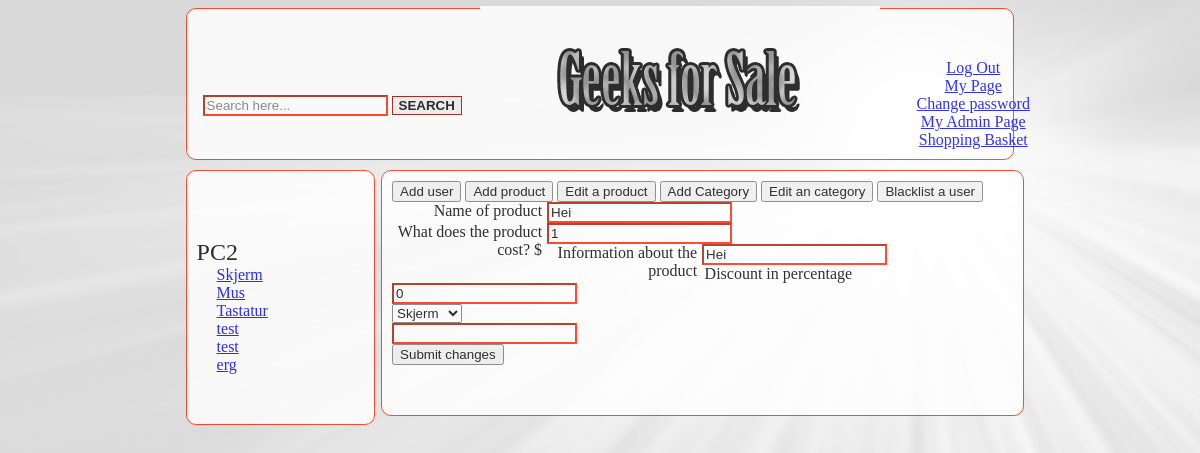
Page /admin-changeProduct.php?id=1 (signed in) on the committed database.
### tables this page shows
CREATE TABLE IF NOT EXISTS `productcategory` (
  `id` int(10) unsigned NOT NULL AUTO_INCREMENT,
  `categoryName` text NOT NULL,
  `visible` tinyint(1) NOT NULL DEFAULT '1',
  PRIMARY KEY (`id`)
);

CREATE TABLE IF NOT EXISTS `subcategory` (
  `id` int(10) unsigned NOT NULL AUTO_INCREMENT,
  `name` text NOT NULL,
  `categoryid` int(11) NOT NULL,
  `visible` tinyint(1) NOT NULL DEFAULT '1',
  PRIMARY KEY (`id`),
  KEY `categoryid` (`categoryid`)
);

CREATE TABLE IF NOT EXISTS `products` (
  `id` int(10) unsigned NOT NULL AUTO_INCREMENT,
  `price` int(10) unsigned NOT NULL,
  `pictures` text NOT NULL,
  `name` text NOT NULL,
  `info` text NOT NULL,
  `onStock` int(10) unsigned NOT NULL,
  `forSale` tinyint(1) NOT NULL,
  `rabatt` int(10) unsigned NOT NULL,
  `categoriID` int(10) unsigned NOT NULL,
  PRIMARY KEY (`id`)
);

### admin-changeProduct.php (the view, shortened to what this page needs)
<?php
include 'Geeksforsaletop.php';
?>
<div id= "content">
	<?php
		include 'admin-buttons.php';
		$sql = 'SELECT * FROM products where id = :id';
		$sth = $db->prepare($sql);
		$sth->bindValue(':id', $_GET['id']);
		$affectedRows = $sth->execute();
		$sth->setFetchMode(PDO::FETCH_ASSOC);
		$line = __LINE__;
		$row = $sth->fetch();
		if($affectedRows == 1)
		{
			?>
			<form action="admin-addProducts.php" method="post"
    		enctype="multipart/form-data">
				<label for="name">Name of product</label>
				<input type="text" name="name" required="required" value="<?php echo $row['name'];?>"/><br/>
				<label for="price">What does the product cost? $</label>
				<input type="number" name="Price" required="required" value="<?php echo $row['price'];?>"/><br/>
				<label for="information">Information about the product</label>
				<input type="text" name="information" required="required" value="<?php echo $row['info'];?>"/><br/>
				<label for="rabatt">Discount in percentage</label>
				<input type="number" name="rabatt" required="required" value="<?php echo $row['rabatt'];?>"/><br/>
	    	<select name="subcategory" selected="<?php echo $row['categoriID'];?>">
		      <?php
		      $sql = 'select name from subcategory';
		      $sth = $db->prepare($sql);
		      $sth->execute();
		      $sth->setFetchMode(PDO::FETCH_ASSOC);
		      while($row = $sth->fetch()){
		        echo "<option value=\"".$row['name']."\">".$row['name']."</option>";
		      }
		      ?>
    		</select><br>
				<input type="number" name="categoriID" required="required" value="<?php echo $row['categoriID'];?>"/><br/>
				<input type="submit" value="Submit changes"/></br>
			</form>
			<?php
		}
	else
	{
		echo "Affected rows is ",$affectedRows," not 1 on line ", $line+1;
	}
	?>
</div>

### menu.php
<?php
require "db.php";
$sql = "Select * from productcategory where visible=1";
$sth = $db->prepare($sql);
$sth->execute();
$sth->setFetchMode(PDO::FETCH_ASSOC);
while($row = $sth->fetch()){
	echo "<br><t1>".$row['categoryName']."</t1><br>";
	$sql = "Select * from subcategory where visible=1 AND categoryid = ".$row['id'];
	$sth2 = $db->prepare($sql);
	$sth2->execute();
	$sth2->setFetchMode(PDO::FETCH_ASSOC);
	while($rows = $sth2->fetch()){
		echo "<t2I><a href=\"productcategory.php?id=".$rows['id']."\">".$rows['name']."</a></t2I><br>";
	}
}
?>

### StyleIndex.css (style rules this page uses)
body { background-image:url('Background2.jpg'); background-attachment: fixed; }
form { display: inline; }
#content { font-family: 'Times New Roman'; float: left; border-radius: 10px; width: 53.3%; background-color: #ffffff; opacity: .8; margin-bottom: 10px; margin-left:0.5%; padding-left: 10px; padding-top: 10px; padding-bottom: 50px; border-style:solid; border-width:1px; border-color: #FF2400; }
t1 { font-size:150%; padding-top: 10px; }
t2I { font-size:100%; padding-left: 20px; }
:required { border-color: #FF2400; text-align: left; }
label { width : 150px; text-align : right; float : left; margin-right : 5px; }

### rows in the picture
productcategory: categoryName "PC2"
subcategory: name "Skjerm"
subcategory: name "Mus"
subcategory: name "Tastatur"
subcategory: name "test"
subcategory: name "test"
subcategory: name "erg"
products: name "Hei", Price "1", information "Hei", rabatt "0", subcategory "Skjerm"
